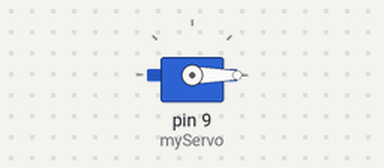
This sketch was run on a simulated Arduino Uno, built with avr-gcc and run on an emulated ATmega328P. Parts: servo.

Above: at 0.05 s.
At 2.4 s:
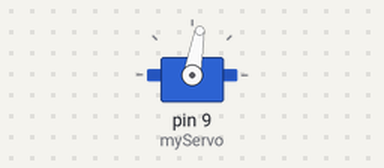
At 4.75 s:
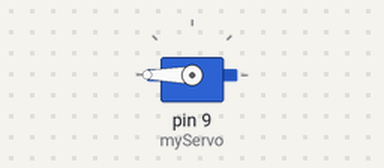
At 9.5 s:
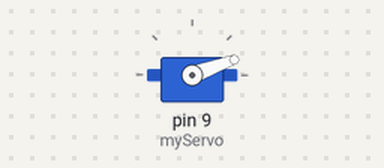
Timing chart, 0 to 13.0 s (numbered marks = the images above):
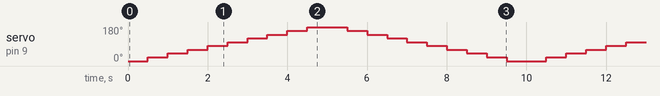

The sketch:

servo.ino
```cpp
#include <Servo.h>

Servo myServo;

void setup()
{
  myServo.attach(9);
}

void loop()
{
  for (int angle = 0; angle <= 180; angle += 20)
  {
    myServo.write(angle);
    delay(500);
  }
  for (int angle = 180; angle >= 0; angle -= 20)
  {
    myServo.write(angle);
    delay(500);
  }
}
```

Measured:
- by itself, servo on pin 9 (myServo): repeats every 10.0 s: 40° 0.50 s, 60° 0.50 s, 80° 0.50 s, 100° 0.50 s, 120° 0.50 s, 140° 0.50 s, 160° 0.50 s, 180° 1.0 s, 160° 0.50 s, 140° 0.50 s, 120° 0.50 s, 100° 0.50 s, 80° 0.50 s, 60° 0.50 s, 40° 0.50 s, 20° 0.50 s, 0° 1.0 s, 20° 0.50 s
